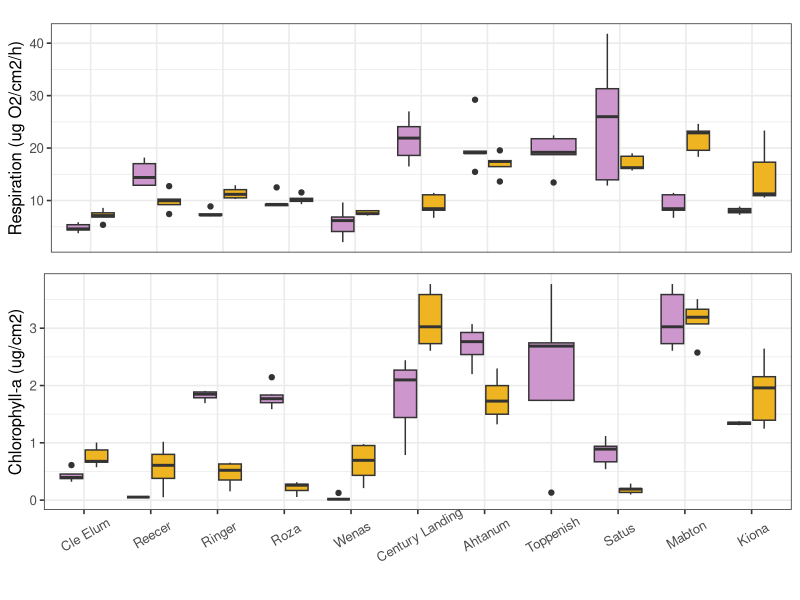
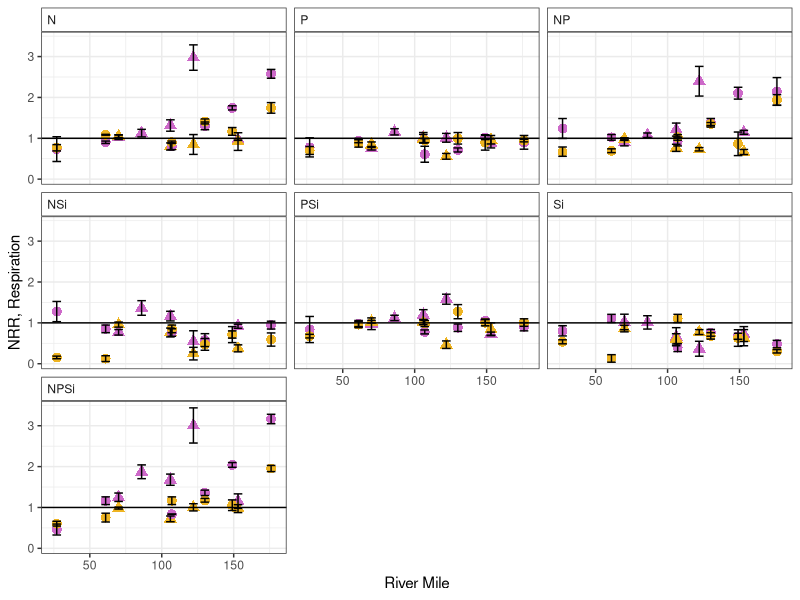
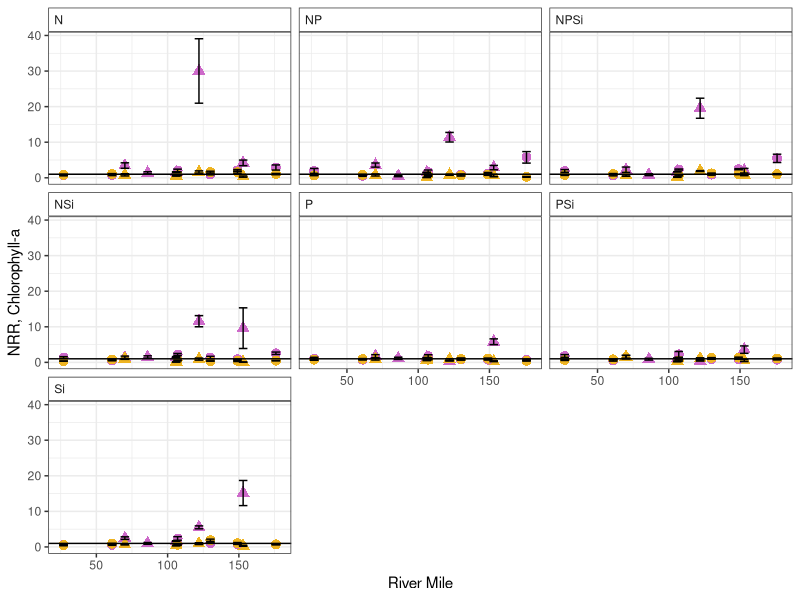

These charts were generated, in order, by the following R code:
library(plyr)
library(dplyr)
library(ggplot2)
library(gridExtra)

#data (created in "all sites" by combining NDS files and water chem file)
nds_chem<-read.csv("NDS_chem_all.csv")
nds_chem$river_mile<-ifelse(nds_chem$stream=="ahtanum", 106, nds_chem$river_mile)
nds_chem$stream<-as.factor(nds_chem$stream)
nds_chem$season<-as.factor(nds_chem$season)
nds_chem$type<-as.factor(nds_chem$type)
nds_chem$Stream<-recode(nds_chem$stream, 'ahtanum'='Ahtanum', 'century'='Century Landing', 'kiona'='Kiona', 'mabton'='Mabton',
                                           'reecer'= 'Reecer', 'ringer'='Ringer', 'roza'='Roza', 'satus'='Satus', 
                                           'toppenish'='Toppenish', 'wenas'='Wenas', 'cleelum'='Cle Elum')

nds_s<-subset(nds_chem, top=="sponge")
nds_s <- subset(nds_s, !(is.na(nds_s$cr.nrr)))

nds_g<-subset(nds_chem, top=="glass")
nds_g <- subset(nds_g, !(is.na(nds_g$chla.nrr)))

nds_s$Stream <- factor(nds_s$Stream, levels = c("Cle Elum", "Reecer", "Ringer", "Roza", "Wenas", "Century Landing",
                                                "Ahtanum", "Toppenish", "Satus", "Mabton", "Kiona"))

nds_g$Stream <- factor(nds_g$Stream, levels = c("Cle Elum", "Reecer", "Ringer", "Roza", "Wenas", "Century Landing",
                                                "Ahtanum", "Toppenish", "Satus", "Mabton", "Kiona"))

nds_g$season<-factor(nds_g$season, levels=c("summer", "fall"))

nds_s$season<-factor(nds_s$season, levels=c("summer", "fall"))

CR_C<-ggplot(subset(nds_s,nutrient=="control"), aes(x=Stream, y=abs(cr.area)))+geom_boxplot(aes(fill=factor(season)))+
  theme_bw(base_size = 12)+ theme(axis.title.x = element_blank(), axis.text.x.bottom = element_blank(), axis.ticks.x.bottom = element_blank())+
  scale_fill_manual(values=c("plum3","goldenrod2"))+labs(y="Respiration (ug O2/cm2/h)")+
  theme(legend.position = "none")+theme( axis.text.x = element_text(angle = 35, vjust=0.65))

Chla_C<-ggplot(subset(nds_g,nutrient=="control"), aes(x=Stream, y=chla))+geom_boxplot(aes(fill=factor(season)))+
  theme_bw(base_size=12)+theme(legend.position = "none")+theme( axis.text.x = element_text(angle = 30, vjust=0.75), axis.title.x = element_blank())+
  scale_fill_manual(values=c("plum3","goldenrod2"))+labs(y="Chlorophyll-a (ug/cm2)")

grid.arrange(CR_C, Chla_C, ncol=1, heights=unit(c(2.5,3.2), c("in","in")))

ddply(subset(nds_s,nutrient=="control"& season=="fall"), "Stream", summarise, cr = abs(mean(cr.area)), 
      se = (sd(abs(cr.area))/sqrt(sum(!is.na(cr.area)))))

ddply(subset(nds_s,nutrient=="control"&season=="summer"), "Stream", summarise, cr = abs(mean(cr.area)), 
      se = (sd(abs(cr.area))/sqrt(sum(!is.na(cr.area)))))

  nds_g$Stream <- factor(nds_g$Stream, levels = c("Cle Elum", "Reecer", "Ringer", "Roza", "Wenas", "Century Landing",
                                                "Ahtanum", "Toppenish", "Satus", "Mabton", "Kiona"))

ddply(subset(nds_g,nutrient=="control"), c("Stream","season"), summarise, chlor = mean(chla), 
      se = (sd(chla))/sqrt(sum(!is.na(chla))))

#NRR figures
#summaries
sum_s<-ddply(nds_s, c("stream", "nutrient", "season", "river_mile", "top", "type"), summarise, cr=mean(cr.area, na.rm=T), 
             cr_nrr=mean(cr.nrr, na.rm=T), se_cr=(sd(cr.area, na.rm=T)/sqrt(sum(!is.na(cr.area)))),
             se_cr_nrr=(sd(cr.nrr, na.rm=T)/sqrt(sum(!is.na(cr.nrr)))))

sum_g<-ddply(nds_g, c("stream", "nutrient", "season", "river_mile", "top","type"), summarise, gpp=mean(gpp.area, na.rm=T),
             chl_a=mean(chla, na.rm=T), chl_a.nrr=mean(chla.nrr, na.rm=T), gpp.nrr=mean(gpp.nrr, na.rm=T), 
             se_gpp=(sd(gpp.area, na.rm=T)/sqrt(sum(!is.na(gpp.area)))), 
             se_chla=(sd(chla, na.rm=T)/sqrt(sum(!is.na(chla)))), 
             se_chla_nrr=(sd(chla.nrr, na.rm=T)/sqrt(sum(!is.na(chla.nrr)))))

#Figures with river mile
sum_s$nutrient<-factor(sum_s$nutrient, levels=c("N", "P", "NP","NSi","PSi", "Si","NPSi"))

ggplot(subset(sum_s, !(nutrient=="control")),aes(x=river_mile, y=cr_nrr))+geom_point(aes(color=factor(season), shape=factor(type)), size=3)+
  theme_bw()+  facet_wrap(~nutrient)+geom_errorbar(aes(ymin=cr_nrr-se_cr_nrr, ymax=cr_nrr+se_cr_nrr), width=6)+
  scale_color_manual(values=c("orchid3","goldenrod2"))+geom_hline(yintercept = 1)+theme(legend.position = "none")+
  labs(x="River Mile", y="NRR, Respiration")+theme(strip.background =element_rect(fill="white"), strip.text=element_text(hjust=0))

ggplot(subset(sum_g, !(nutrient=="control")),aes(x=river_mile, y=chl_a.nrr))+geom_point(aes(color=factor(season), shape=factor(type)), size=3)+
  theme_bw()+  facet_wrap(~nutrient)+geom_errorbar(aes(ymin=chl_a.nrr-se_chla_nrr, ymax=chl_a.nrr+se_chla_nrr), width=6)+
  scale_color_manual(values=c("orchid3","goldenrod2"))+geom_hline(yintercept = 1)+theme(legend.position = "none")+
  labs(x="River Mile", y="NRR, Chlorophyll-a")+theme(strip.background =element_rect(fill="white"), strip.text=element_text(hjust=0))
      